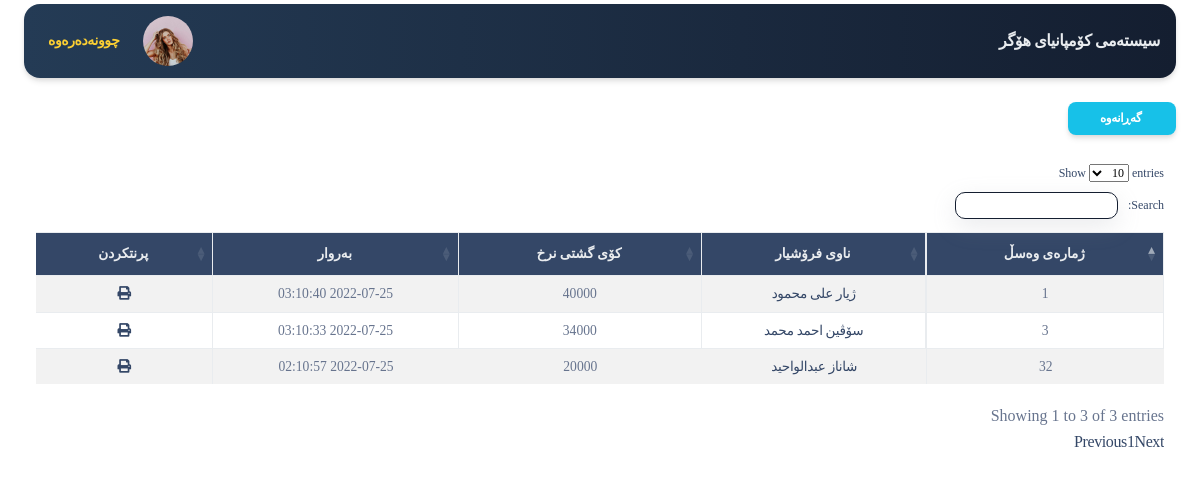
The page /app/buy_helka.php (signed in) on the database its author committed.
### tables this page shows
CREATE TABLE `system` (
  `id` int(11) NOT NULL,
  `name` text NOT NULL,
  `avatar` text NOT NULL
);

CREATE TABLE `invoice` (
  `id` int(11) NOT NULL,
  `date` timestamp NOT NULL DEFAULT current_timestamp() ON UPDATE current_timestamp(),
  `price` int(255) NOT NULL,
  `type` varchar(255) NOT NULL,
  `note` text NOT NULL,
  `status` int(11) NOT NULL DEFAULT 1,
  `dealer_id` int(255) NOT NULL,
  `customer_id` int(11) NOT NULL DEFAULT 1
);

CREATE TABLE `dealers` (
  `id` int(11) NOT NULL,
  `name` varchar(100) NOT NULL,
  `phone` varchar(11) NOT NULL,
  `address` varchar(200) NOT NULL,
  `work_place` varchar(100) NOT NULL,
  `note` text NOT NULL,
  `currency_type` varchar(255) NOT NULL DEFAULT 'dollar'
);

### server/helper.php (called while the page is built, shortened)
<?php
include_once("conn.php");
?>
<?php
function getdata($sql) {
	global $conn;
	$get =  mysqli_query($conn,$sql);
	$result = mysqli_fetch_assoc($get);
	return $result;
}
function show($sql) {
	global $conn;
	$get =  mysqli_query($conn,$sql);
	$result=[];
	while ($row=mysqli_fetch_assoc($get)) {
		$result[]=$row;
	}
	return $result;
}

### app/buy_helka.php (the view, shortened to what this page needs)
<?php require_once('header.php'); ?>
<div class="container-fluid mt-4">
<a href="buy.php" class="btn btn-sm btn-info shadow" >
 گەڕانەوە
  </a>
</div>
<div class="container-fluid mt-2">
<div class="row m-auto" >
<div class="col-md-12">
  <div class="table-responsive">
<table id="example" class="table table-hover   table-striped table-bordered  text-center" dir="rtl" style="zoom:85%">
        <thead  class="bg-dark text-light">
            <tr>
                <th>ژمارەی وەسڵ</th>
                <th>ناوی فرۆشیار</th>
                <th>کۆی گشتی نرخ</th>
                <th>بەروار</th>
                <th>پرنتکردن</th>
            </tr>
        </thead>
        <tbody>
<?php
                 $invoiceList =show("SELECT * from invoice WHERE type='buy_helka' ORDER BY date DESC");
                 foreach($invoiceList as $invoiceDetails){
?>
       <tr>
          <td><?=$invoiceDetails['id']?></td>
          <td>
            <?php
              $dealer_id=$invoiceDetails['dealer_id'];
              $getdealer = getdata(" SELECT * FROM dealers WHERE id='$dealer_id' "); ?>
             <a href="dealer_detail.php?id=<?=$getdealer['id']?>">
                <?=$getdealer['name']?>
             </a>
        </td>
          <td><?=$invoiceDetails['price']?></td>
          <td><?=$invoiceDetails['date']?></td>
          <td><a href="print_invoice.php?print_type=buy_helka&&invoice_id=<?=$invoiceDetails['id']?>"><i class="fa fa-print"></i></a></td>
      </tr>
<?php
}
?>
        </tbody>
    </table>
    </div>
 </div>
</div>
<?php require_once('footer.php'); ?>

### app/header.php (shortened to what this page needs)
<?php
require_once('../server/helper.php') ;
  ?>
<!DOCTYPE html>
<html dir="rtl">
<head>
  <link href="../assets/css/nucleo-icons.css" rel="stylesheet" />
  <link href="../assets/css/nucleo-svg.css" rel="stylesheet" />
  <link href="../assets/font-awesome/all.css" rel="stylesheet" />
  <link href="../assets/css/nucleo-svg.css" rel="stylesheet" />
  <link id="pagestyle" href="../assets/css/soft-ui-dashboard.css?v=1.0.3" rel="stylesheet" />
  <link id="pagestyle" href="../assets/css/style.css" rel="stylesheet" />
  <link rel="stylesheet" href="../assets/css/datatables.css">
  <link rel="stylesheet" href="../assets/css/datatables.min.css">
</head>
<body class="g-sidenav-show">
<?php
if (!isset($_GET['print_type'])) {
?>
  <main class="main-content position-relative max-height-vh-100 h-100 mt-1 border-radius-lg ">
    <nav class="navbar navbar-main navbar-expand-lg px-0 mx-4 shadow bg-first border-radius-xl" id="navbarBlur" navbar-scroll="true">
      <div class="container-fluid py-1 px-3">
      <nav aria-label="breadcrumb">
        <?php $select = show(" SELECT * FROM system ");
      foreach($select as $row) {
          $name = $row['name'];
?>
          <a href="index.php" class="font-weight-bolder mb-0 text-light">  <?=$name;?> </a>
          <?php }  ?>
        </nav>
        <div class="collapse navbar-collapse" dir="ltr" id="navbar">
          <ul class="navbar-nav" dir="rtl" >
            <li class="nav-item px-3 d-flex align-items-center">
              <a href="profile.php" class="nav-link text-body p-0 ">
              <img src="../assets/img/pro/team-1.jpg" width="50" class="img-fluid rounded-circle " alt="">
              </a>
            </li>
            <li class="nav-item d-flex align-items-center">
              <a href="logout.php" class="nav-link text-body font-weight-bold px-0">
                <span class="d-sm-inline p-2 text-warning">چوونەدەرەوە</span>
              </a>
            </li>
              </ul>
        </div>
      </div>
    </nav>
    <?php } ?>

### assets/css/style.css (style rules this page uses)
* { margin: 0px; padding: 0px; font-family: 'Speda-Regular'; }
body { font-family: 'Speda-Regular'; }
table tr th { text-align-last: center !important; }
.bg-first { background: #141E30; background: -webkit-linear-gradient(to right, #243B55, #141E30); background: linear-gradient(to right, #243B55, #141E30); color: aliceblue; }

### rows shown on the page
system: name "سیستەمی کۆمپانیای هۆگر"
invoice: id "1", dealer.name "ژیار علی محمود", price "40000", date "2022-07-25 03:10:40"
invoice: id "3", dealer.name "سۆڤین احمد محمد", price "34000", date "2022-07-25 03:10:33"
invoice: id "32", dealer.name "شاناز عبدالواحید", price "20000", date "2022-07-25 02:10:57"
